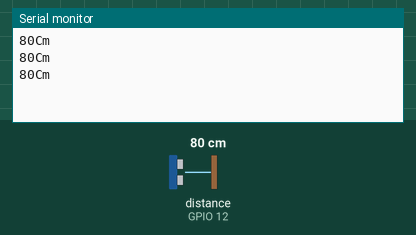
Bench run of a sketch on a simulated ESP8266 (NodeMCU). On the bench: the last lines printed to the serial monitor. Wiring (inferred from the names in the program): ultrasonic range finder: trigger GPIO 14; echo GPIO 12. The test bench sets the inputs (shaded band); at power-on: distance to the obstacle (sensor on GPIO 12) 80 cm. The echo pulse lasts 58.3 µs per cm; WiFi joins after 1.5 s; servers stay silent unless stated.

Above: at 3.0 s.
3.1 s: distance to the obstacle (sensor on GPIO 12) set to 2 cm
At 3.7 s:
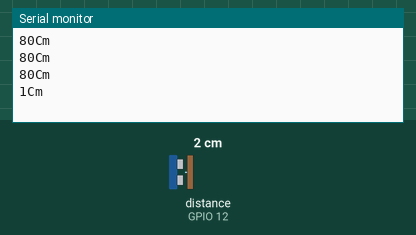
4.6 s: distance to the obstacle (sensor on GPIO 12) set to 4 cm
At 5.2 s:
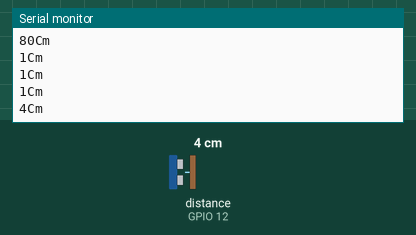
Timing chart, 0 to 7.6 s (numbered marks = the images above; inputs shaded):
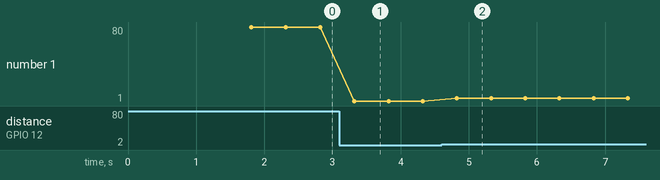

The sketch:

Project_10_Monitoring_Water_Level_menggunakan_aplikasi_Blynk.ino
```cpp
#define BLYNK_PRINT Serial
#include <ESP8266WiFi.h>
#include <BlynkSimpleEsp8266.h>
#define TRIGGERPIN 14 //D5
#define ECHOPIN    12 //D6

char auth[] = "YdINrhT2bPV3-VInmTYIJOVYBIrgidXR";

char ssid[] = "xxxxxxxxx";
char pass[] = "xxxxxxxxx";

WidgetLCD lcd(V1);

void setup()
{
  Serial.begin(9600);
  pinMode(TRIGGERPIN, OUTPUT);
  pinMode(ECHOPIN, INPUT);
  Blynk.begin(auth, ssid, pass);

  lcd.clear();
  lcd.print(2, 0, "Water Level");

}

void loop()
{
  lcd.clear();
  lcd.print(2, 0, "Water Level");
  long duration, distance;
  digitalWrite(TRIGGERPIN, LOW);
  delayMicroseconds(3);

  digitalWrite(TRIGGERPIN, HIGH);
  delayMicroseconds(12);

  digitalWrite(TRIGGERPIN, LOW);
  duration = pulseIn(ECHOPIN, HIGH);
  distance = (duration/2) / 29.1;
  Serial.print(distance);
  Serial.println("Cm");
  lcd.print(7, 1, distance);
  Blynk.virtualWrite(V4, distance);
  Blynk.run();

  delay(500);

}
```

Measured:
- after the input at 3.1 s, the serial monitor: prints a new line after 0.22 s (image 1)
- after the input at 4.6 s, the serial monitor: prints a new line after 0.23 s (image 2)
- plotted number 1: 80 → 1 after the input at 3.1 s, 1 → 4 after the input at 4.6 s
